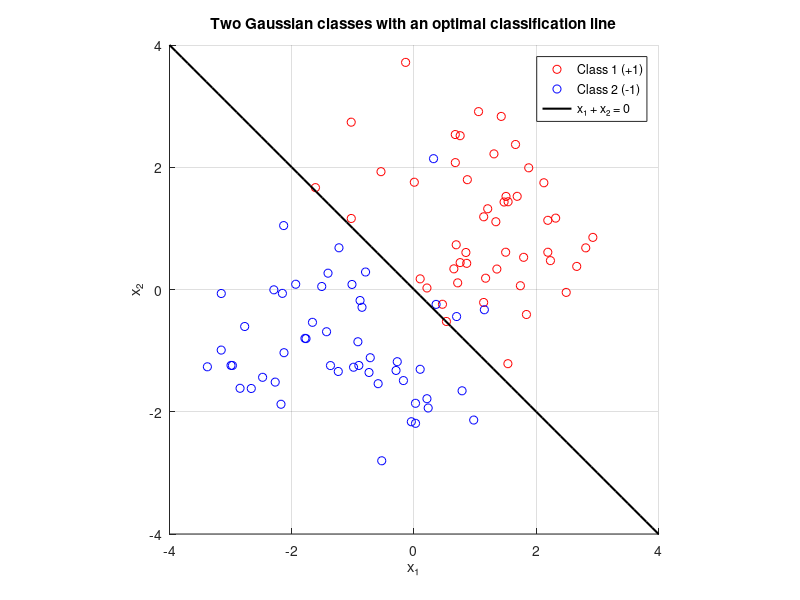

MATLAB code to generate this figure:
X1 = randn(50, 2) + 1;
X2 = randn(51, 2) - 1;

Y1 = ones(50, 1);
Y2 = -ones(51, 1);

figure;
hold on;

% Plot the two classes
plot(X1(:,1), X1(:,2), 'ro', 'DisplayName', 'Class 1 (+1)');
plot(X2(:,1), X2(:,2), 'bo', 'DisplayName', 'Class 2 (-1)');

% Plot the decision boundary: x1 + x2 = 0 (i.e., x2 = -x1)
xline_vals = -4:0.1:4;
plot(xline_vals, -xline_vals, 'k-', 'LineWidth', 1.5, 'DisplayName', 'x₁ + x₂ = 0');

% Add axis labels and formatting
xlabel('x₁');
ylabel('x₂');
title(['Two Gaussian classes with an optimal classification line']);
legend('Location', 'best');
axis equal;
grid on;

% Bound the plot
xlim([-4, 4]);
ylim([-4, 4]);

hold off;
